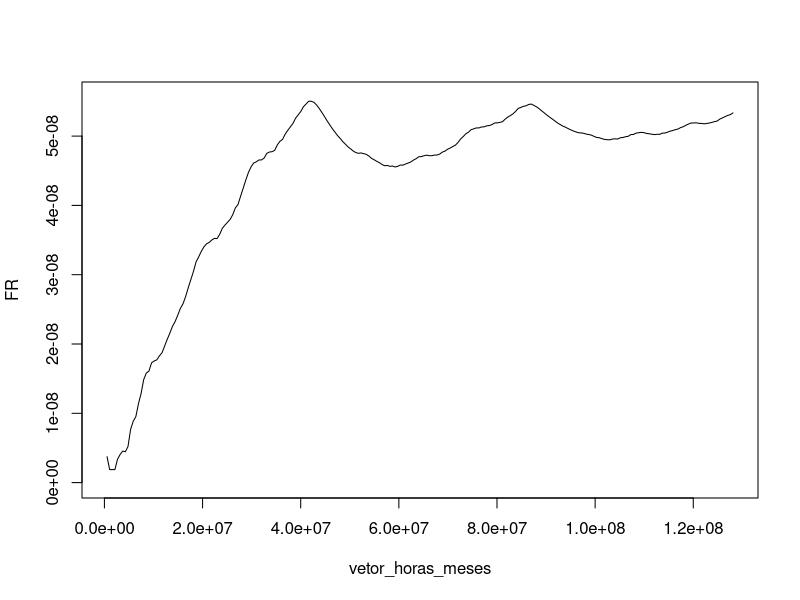

Recreate this plot in R.
# Caso de Monte Carlo — disco de turbina
# Implementação de referência para reprodução e replicação em aula.
# Caso mitigado: inspecao_programada <- 3000 e eficiencia_manutencao <- 0.95.

###### Dados de entrada ######

beta_turbina <- 3.5
eta_turbina <- 85000

beta_itt <- 2
eta_itt <- 14000

vida_limite_comp <- 25000

horas_mes <- 300
horas_ano <- horas_mes * 12
anos_sim <- 20

horas_total <- anos_sim * horas_ano

inspecao_programada <- 6000
eficiencia_manutencao <- 0.75

set.seed(10)

populacao <- data.frame(
 horas_iniciais = c(
   rep(25,118), rep(75,14), rep(125,39), rep(175,44), rep(225,34),
   rep(275,34), rep(325,47), rep(375,53), rep(425,45), rep(475,50),
   rep(525,43), rep(575,40), rep(625,29), rep(675,44), rep(725,43),
   rep(775,39), rep(825,44), rep(875,40), rep(925,45), rep(975,44),
   rep(1025,47), rep(1075,55), rep(1125,57), rep(1175,66), rep(1225,58),
   rep(1275,59), rep(1325,51), rep(1375,67), rep(1425,59), rep(1475,50),
   rep(1525,72), rep(1575,56), rep(1625,32), rep(1675,31), rep(1725,35),
   rep(1775,24), rep(1825,15), rep(1875,15), rep(1925,13), rep(1975,7),
   rep(2025,4), rep(2075,5), rep(2125,5), rep(2175,3), rep(2225,3),
   rep(2475,1)
 )

)

stopifnot(nrow(populacao) == 1779)

###########################################################
vetor_horas_meses <- cumsum(rep(horas_mes,anos_sim*12))*nrow(populacao) #Soma cumulativa de horas_mes

###### Funções ######

tempo_weibull <- function(beta, eta, T_part) {
 #rweibull(1, shape = beta, scale = eta)
 Ft <- runif(length(T_part))*(1-pweibull(T_part,beta,eta))+pweibull(T_part,beta,eta)
 return(exp(log(eta)+(1/beta)*log(-log(1-Ft)))) # retorna o tempo da falha

}
cont<-0
simular_motor <- function(horas_iniciais) {

          cont<<-cont+1
          cat(cont,"\r")
          tam <- length(horas_iniciais)
          falhas <- 0L

          prox_fim_vida <- rep(vida_limite_comp,tam)-horas_iniciais #Horas até o final da vida a partir das horas atuais

          prox_itt <- tempo_weibull(beta_itt, eta_itt,horas_iniciais)-horas_iniciais #Horas até o proximo itt a partir das horas atuais

          prox_falha <- tempo_weibull(beta_turbina, eta_turbina,horas_iniciais)-horas_iniciais #Horas até a proxima falha a partir das horas atuais

          prox_prog <- rep(inspecao_programada,tam)-horas_iniciais #Horas até a proxima manutenção programada a partir das horas atuais

          vet_meses_falha <- integer(anos_sim*12) #gera vetor de falhas por mes
          nao_chegou_final=1L
          while (nao_chegou_final) {#Roda a simulação de falha e reparos até que todos os motores tenham chegado ao final da simulação (horas_total)

                     hora_evento <- pmin(prox_falha, prox_itt, prox_prog,prox_fim_vida,horas_total) #Calcula eventos que ocorrerão primeiro

                     i_falha <- hora_evento == prox_falha #posições onde hora_evento é prox_falha
                     i_ittprog_commanut <- ((hora_evento == prox_itt) | (hora_evento == prox_prog)) & (runif(tam) < eficiencia_manutencao) # posições onde itt ou prog com manut efetiva
                     i_fim_vida <- hora_evento == prox_fim_vida #posições onde hora_evento é prox_fim_vida
                     i_nao_final <- hora_evento < horas_total #indices que ainda não atingiram final da simulação

                     #Para os casos que houve falha
                     falhas <- falhas + sum(i_falha) #conta as falhas totais
                     meses_falha <- as.integer((hora_evento[i_falha] - 1) %/% horas_mes) + 1L #Calcula os meses (mantendo tudo como inteiro) onde deu falha para todos os motores que falharam
                     meses_falha <- pmax.int(1L, pmin.int(anos_sim*12, meses_falha)) # limita o menor mes a 1 e o maior mês a anos_sim*12.
                     vet_meses_falha <- vet_meses_falha + tabulate(meses_falha, nbins = anos_sim*12) #Transforma o vetor de meses onde houve falha (meses_falha), em um único vetor, onde cada índice é um mês e o conteúdo é o total de vezes que aparece em meses_falha

                     #Para os casos que houve falha ou chegou ao fim da vida
                     prox_fim_vida[i_falha | i_fim_vida] <- hora_evento[i_falha | i_fim_vida]+vida_limite_comp #Ajusta prox_fim_vida

                     #Para os casos que houve falha ou chegou ao fim da vida ou Manutenção foi efetiva em ITT ou Prog.

                     prox_falha[i_falha | i_fim_vida | i_ittprog_commanut] <- hora_evento[i_falha | i_fim_vida | i_ittprog_commanut]+rweibull(sum(i_falha | i_fim_vida | i_ittprog_commanut, na.rm = TRUE),beta_turbina, eta_turbina)

                     nao_chegou_final=sum(i_nao_final) #quantos itens ainda não chegaram às horas totais de simulação

                     #Para todos os casos que não chegaram ao final, gera novo tempo de itt e programada.
                     prox_prog[i_nao_final] <- hora_evento[i_nao_final]+inspecao_programada #ajusta o proximo tempo de inspeção
                     prox_itt[i_nao_final] <- hora_evento[i_nao_final]+rweibull(nao_chegou_final,beta_itt, eta_itt) # calcula proximo itt, para um componente que tem vida 0 neste momento
          }

          return(c(falhas = falhas, vet_meses_falha))
}

###### Simulação e resultados ######

n_rep <- 1000 # Modo rápido em aula; use 10000 para reproduzir a referência.
resultados_mc <- replicate(n_rep, simular_motor(populacao$horas_iniciais))
#resultados_mc <- replicate(n_rep, sapply(populacao$horas_iniciais, simular_motor))

media_total_frota<-mean(resultados_mc[1, ]) #primeira linha é o total de falhas
vetor_falhas_meses <- rowSums(resultados_mc[-1, , drop = FALSE]) #resultados_mc[-1, , drop = FALSE] remove primeira linha e mantem estrutura matricial

vetor_falhas_medias_acumuladas_meses <- cumsum(vetor_falhas_meses/n_rep)
FR=vetor_falhas_medias_acumuladas_meses/vetor_horas_meses
plot(vetor_horas_meses,FR,type = "l",ylim = c(0,max(FR)*1.01))

cat(sprintf("Média do total de falhas da frota (Monte Carlo, %d repetições): %.3f\n",
         n_rep, media_total_frota))
